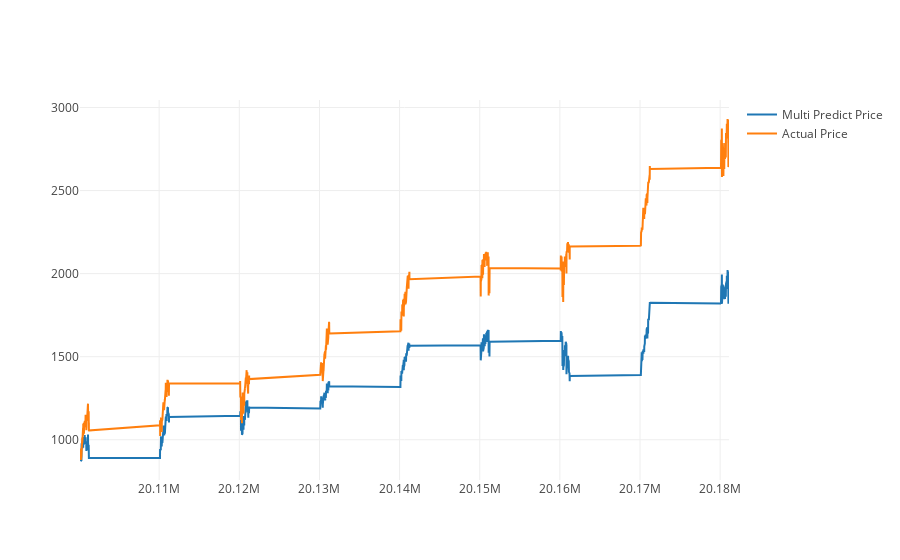

The notebook cell this image was saved under:
### Code cell
predictDates = data.tail(len(inv_y)).index
actual_chart = go.Scatter(x=predictDates, y=inv_y[:,0], name= 'Actual Price')
multi_predict_chart = go.Scatter(x=predictDates, y=inv_yhat[:,0], name= 'Multi Predict Price')
py.iplot([multi_predict_chart, actual_chart])

### Figure 1 — Plotly figure (JSON) as saved in the notebook; plotly's stock layout.template omitted (floating-point values rounded to 4 significant figures; data arrays with more than 128 entries replaced by an {"elided": "..."} marker saying what was removed)
{"data": [{"name": "Multi Predict Price", "type": "scatter", "uid": "ce2c3434-d3eb-448a-ac91-b201ce47e931", "x": {"elided": "2214 int values"}, "y": {"elided": "2214 float values"}}, {"name": "Actual Price", "type": "scatter", "uid": "a95e5f3b-287f-44dc-aff4-5261403794af", "x": {"elided": "2214 int values"}, "y": {"elided": "2214 float values"}}], "layout": {}}
